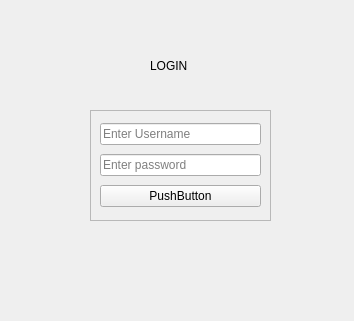
<?xml version="1.0" encoding="UTF-8"?>
<ui version="4.0">
 <class>Form</class>
 <widget class="QWidget" name="Form">
  <property name="geometry">
   <rect>
    <x>0</x>
    <y>0</y>
    <width>354</width>
    <height>321</height>
   </rect>
  </property>
  <property name="windowTitle">
   <string>Form</string>
  </property>
  <widget class="QLabel" name="label">
   <property name="geometry">
    <rect>
     <x>150</x>
     <y>50</y>
     <width>151</width>
     <height>31</height>
    </rect>
   </property>
   <property name="text">
    <string>LOGIN</string>
   </property>
  </widget>
  <widget class="QFrame" name="frame">
   <property name="geometry">
    <rect>
     <x>90</x>
     <y>110</y>
     <width>181</width>
     <height>111</height>
    </rect>
   </property>
   <property name="frameShape">
    <enum>QFrame::Shape::StyledPanel</enum>
   </property>
   <property name="frameShadow">
    <enum>QFrame::Shadow::Raised</enum>
   </property>
   <layout class="QVBoxLayout" name="verticalLayout">
    <item>
     <widget class="QLineEdit" name="lineEdit">
      <property name="placeholderText">
       <string>Enter Username </string>
      </property>
     </widget>
    </item>
    <item>
     <widget class="QLineEdit" name="lineEdit_2">
      <property name="placeholderText">
       <string>Enter password</string>
      </property>
     </widget>
    </item>
    <item>
     <widget class="QPushButton" name="pushButton">
      <property name="text">
       <string>PushButton</string>
      </property>
     </widget>
    </item>
   </layout>
  </widget>
 </widget>
 <resources/>
 <connections/>
</ui>
